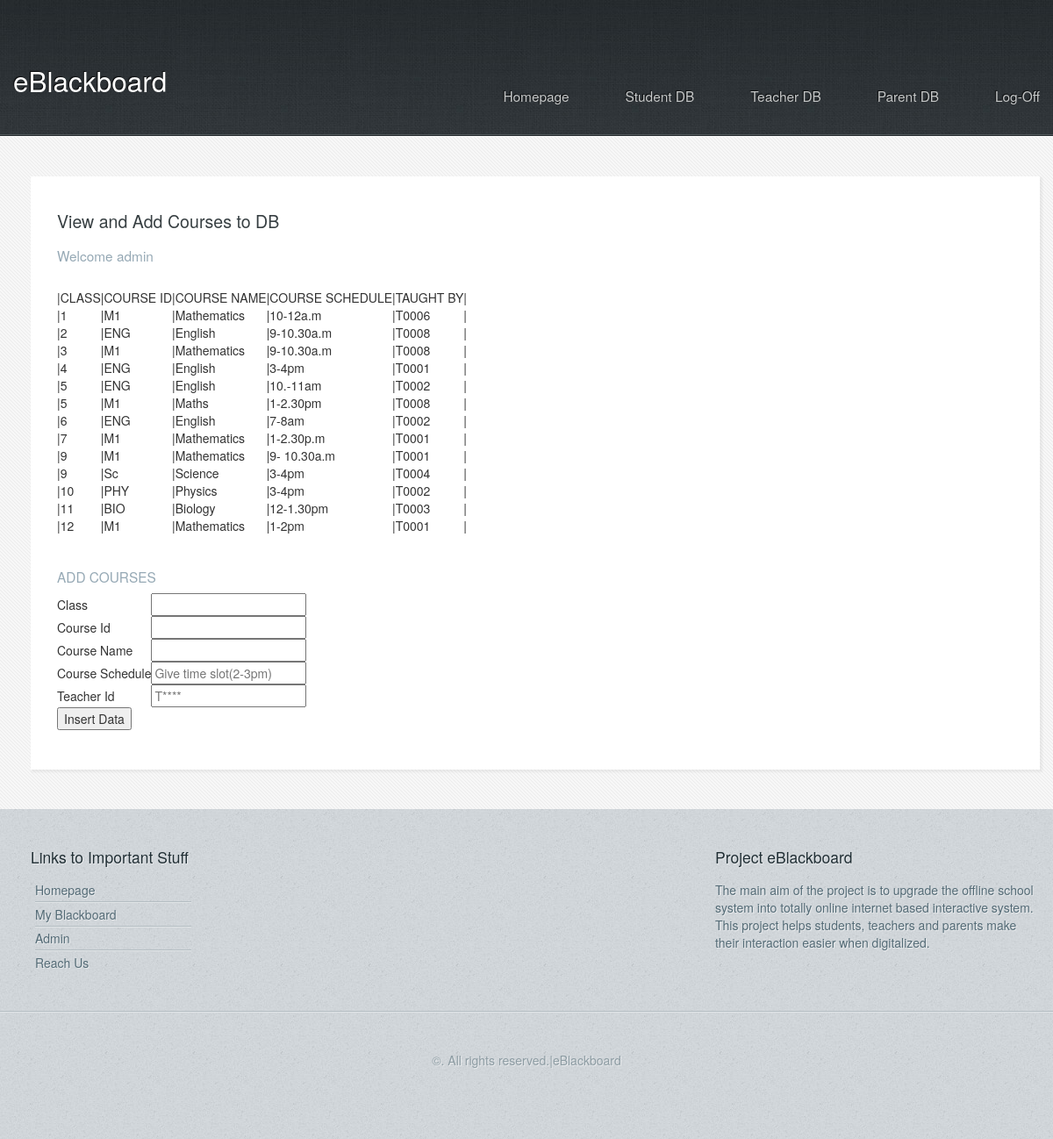
The app's page /addcourses.php (signed in) with its own data.
### tables this page shows
CREATE TABLE `classes` (
  `class` int(5) NOT NULL,
  `courseid` varchar(5) NOT NULL,
  `coursename` varchar(20) DEFAULT NULL,
  `courseschedule` varchar(20) DEFAULT NULL,
  `teacherid` varchar(5) DEFAULT NULL
);

### functions.php (called while the page is built, shortened)
<?php
	function selectQuery($sql, $page)
	{
            include "connection.php";
		$result = mysqli_query($con, $sql);
            return($result);
	}
?>

### addcourses.php (the view, shortened to what this page needs)
<!DOCTYPE HTML>
<html>
	<head>
		<link rel="stylesheet" href="assets/css/main.css" />
	<link rel="stylesheet" href="https://maxcdn.bootstrapcdn.com/bootstrap/3.3.7/css/bootstrap.min.css">
	</head>
	<body class="subpage">
		<div id="page-wrapper">
				<div id="header-wrapper">
					<header id="header" class="container">
						<div class="row">
							<div class="12u">
									<h1><a href="#" id="logo">eBlackboard</a></h1>
									<nav id="nav">
										<a href="index.php">Homepage</a>
										<a href="afterlogin.php">Student DB</a>
										<a href="Teacheradmin.php">Teacher DB</a>
										<a href="Parentadmin.php">Parent DB</a>
										<a href="adminlogout.php">Log-Off</a>
									</nav>
							</div>
						</div>
					</header>
				</div>
				<div id="content-wrapper">
					<div id="content">
						<div class="container">
							<div class="row">
								<div class="12u">
								<section>
									<header>
										<h2>View and Add Courses to DB</h2>
									</header>
									<h3> Welcome <?php echo $_SESSION['userID']; ?> </h3><br/>
										<table border = "5pt">
										<?php
											echo "<tr>";
												echo "<th>  |  </th>";
												echo "<th>	CLASS	</th>";
												echo "<th>  |  </th>";
												echo "<th>	COURSE ID	</th>";
												echo "<th>  |  </th>";
												echo "<th>	COURSE NAME	</th>";
												echo "<th>  |  </th>";
												echo "<th>	COURSE SCHEDULE	</th>";
												echo "<th>  |  </th>";
												echo "<th>	TAUGHT BY	</th>";
												echo "<th>  |  </th>";
											echo "</tr>";
											$query = "select * from classes";
											include "functions.php";
											$result = selectQuery($sql = $query, $page = "");
											while($row = mysqli_fetch_assoc($result)) {
											echo "<tr> ";
											echo "<td>  |  </td>";
											echo "<td> ".$row['class']." </td>";
											echo "<td>  |  </td>";
											echo "<td> ".$row['courseid']."</td>";
											echo "<td>  |  </td>";
											echo "<td> ".$row['coursename']." </td>";
											echo "<td>  |  </td>";
											echo "<td> ".$row['courseschedule']."</t>";
											echo "<td>  |  </td>";
											echo "<td> ".$row['teacherid']."</td>";
											echo "<td>  |  </td>";
												echo "</tr>";
											}
										?>
										</table><br/>
										<h3>ADD COURSES</h3>
										<form method="post" enctype="multipart/form-data" action = "insertcourses.php">
												<table border="1">
												<tr>
													<td>Class</td>
													<td><input type="text" name="class"  required/></td>
												</tr>
												<tr>
													<Td>Course Id</td>
													<td><input type="text" name="courseid" required/></td>
												</tr>
												<tr>
													<Td>Course Name</td>
													<td><input type="text" name="coursename"  required/></td>
												</tr>
												<tr>
													<Td>Course Schedule</td>
													<td><input type="text" name="courseschedule" placeholder="Give time slot(2-3pm)"  required/></td>
												</tr>
												<tr>
													<Td>Teacher Id</td>
													<td><input type="text" name="teacherid" placeholder="T****" required/></td>
												</tr>
												<td colspan="2">
													<input type="submit" name="save" value="Insert Data"/>
													</td>
												</table>
											</form>
										</section>
								</div>
							</div>
						</div>
					</div>
				</div>
				<div id="footer-wrapper">
					<footer id="footer" class="container">
						<div class="row">
							<div class="8u 12u(mobile)">
									<section>
										<h2>Links to Important Stuff</h2>
										<div>
											<div class="row">
												<div class="3u 12u(mobile)">
													<ul class="link-list last-child">
														<li><a href="index.php">Homepage</a></li>
													<li><a href="myblackboard.php">My Blackboard</a></li>
													<li><a href="admin.php">Admin</a></li>
													<li><a href="reachus.php">Reach Us</a></li>
													</ul>
												</div>
											</div>
										</div>
									</section>
							</div>
							<div class="4u 12u(mobile)">
									<section>
										<h2>Project eBlackboard</h2>
										<p>
											The main aim of the project is to upgrade the offline school system into totally online internet based interactive system. This project helps students, teachers and parents make their interaction easier when digitalized.
										</p>
									</section>
							</div>
						</div>
					</footer>
				</div>
				<div id="copyright">
					&copy;. All rights reserved.|eBlackboard
				</div>
		</div>
	</body>
</html>

### records on screen
classes: class "1", courseid "M1", coursename "Mathematics", courseschedule "10-12a.m", teacherid "T0006"
classes: class "2", courseid "ENG", coursename "English", courseschedule "9-10.30a.m", teacherid "T0008"
classes: class "3", courseid "M1", coursename "Mathematics", courseschedule "9-10.30a.m", teacherid "T0008"
classes: class "4", courseid "ENG", coursename "English", courseschedule "3-4pm", teacherid "T0001"
classes: class "5", courseid "ENG", coursename "English", courseschedule "10.-11am", teacherid "T0002"
classes: class "5", courseid "M1", coursename "Maths", courseschedule "1-2.30pm", teacherid "T0008"
classes: class "6", courseid "ENG", coursename "English", courseschedule "7-8am", teacherid "T0002"
classes: class "7", courseid "M1", coursename "Mathematics", courseschedule "1-2.30p.m", teacherid "T0001"
classes: class "9", courseid "M1", coursename "Mathematics", courseschedule "9- 10.30a.m", teacherid "T0001"
classes: class "9", courseid "Sc", coursename "Science", courseschedule "3-4pm", teacherid "T0004"
classes: class "10", courseid "PHY", coursename "Physics", courseschedule "3-4pm", teacherid "T0002"
classes: class "11", courseid "BIO", coursename "Biology", courseschedule "12-1.30pm", teacherid "T0003"
classes: class "12", courseid "M1", coursename "Mathematics", courseschedule "1-2pm", teacherid "T0001"

### other values on screen
$_SESSION['userID'] "admin"
